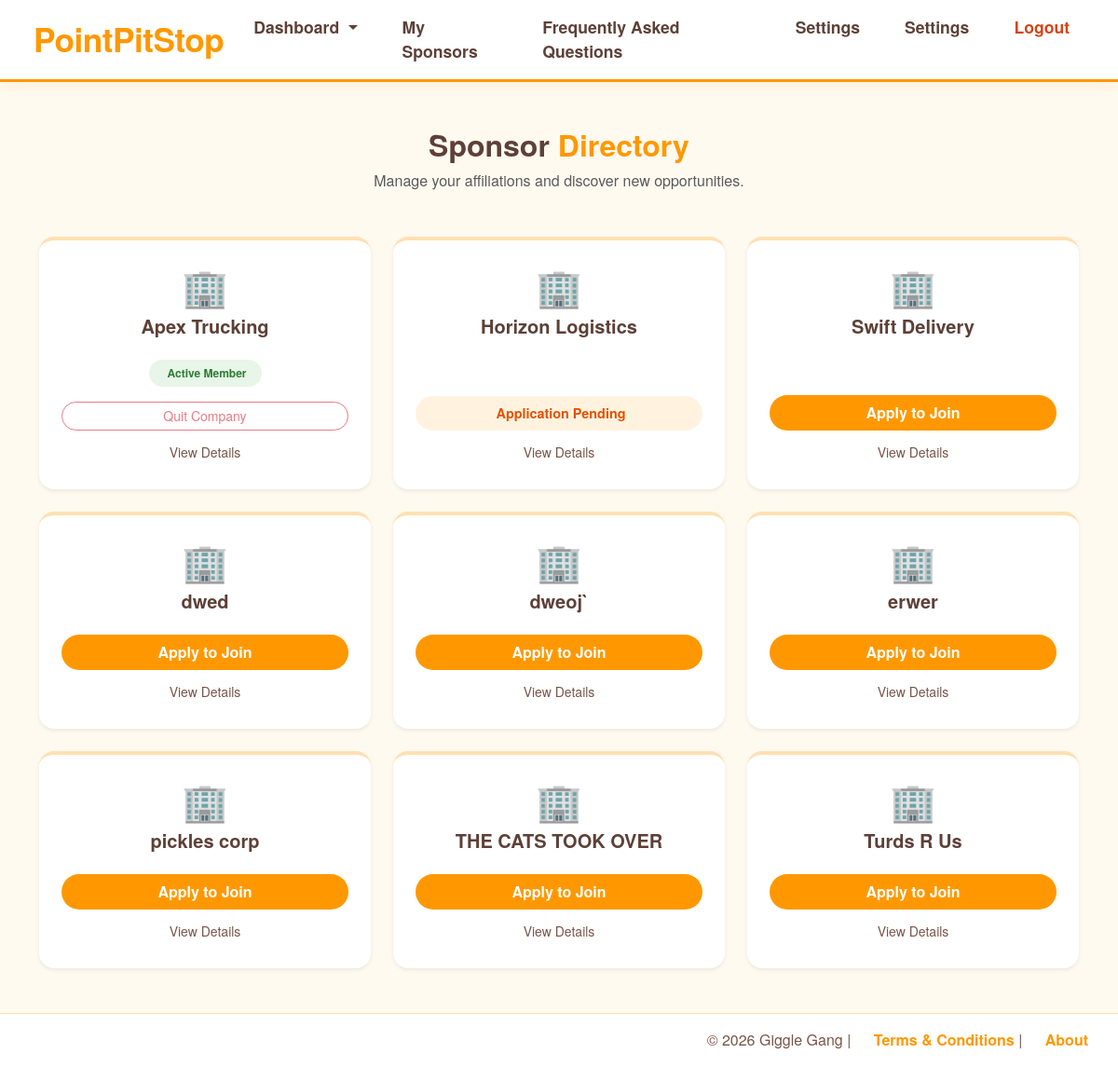
The app's page /driver/my_sponsors/status (signed in) with its own data.
### models.py (models this page shows)
class SponsorCompany(db.Model):
    __tablename__ = "sponsor_companies"
    id = db.Column(db.Integer, primary_key=True)
    name = db.Column(db.String(150),unique=True,nullable=False)
    email = db.Column(db.String(120), unique=True, nullable=True,index=True)
    phone = db.Column(db.String(50), nullable=True)
    logo_filename = db.Column(db.String(255), nullable=True)
    brand_color = db.Column(db.String(255), nullable=True)
    points_conversion = db.Column(db.DECIMAL(10,2),nullable=False,default=.01)
    sponsor_users = db.relationship("SponsorProfile",back_populates="company")
    driver_links = db.relationship("DriverCompanyLink", back_populates="company")
    priceMax = db.Column(db.Integer, nullable=False, default=100)
    explicit = db.Column(db.Boolean, nullable=False, default=True)

### routes/driver.py (the view)
@driver_bp.route("/my_sponsors/status", methods=["GET"])
def mysponsors_status():
    all_companies = SponsorCompany.query.all()
    active_links = {link.company_id: link for link in g.profile.company_links if link.is_active}
    apps = DriverApplications.query.filter_by(user_id=g.profile.user_id).all()
    app_statuses = {app.company_id: app.status for app in apps}
    return render_template(
        "driver/driver_mysponsors_status.html",
        companies=all_companies,
        active_links=active_links,
        app_statuses=app_statuses
    )

### app.py (called while the page is built)
@login_manager.user_loader
def load_user(user_id):
    return db.session.get(Users, int(user_id))

### routes/driver.py (called while the page is built)
@driver_bp.before_request
def restrict_to_driver():
    if not current_user.is_authenticated:
        flash("Please log in to access this page.", "warning")
        return redirect(url_for('auth.handle_login'))
    if current_user.role != "driver" and current_user.role != "admin":
        flash("Access denied: Drivers only.", "danger")
        return redirect(url_for('auth.handle_login'))
    if current_user.role == "admin":
        return None
    if not g.profile:
        flash("Driver profile not found. Please contact an admin.", "danger")
        return redirect(url_for('auth.logout'))

### templates/driver/driver_mysponsors_status.html (shortened to what this page needs)
{% extends "base.html" %}
{% block body %}
<div class="container py-5">
    <div class="text-center mb-5">
        <h2 style="color: #5d4037; font-weight: 700;">Sponsor <span style="color: #ff9800;">Directory</span></h2>
        <p class="text-muted">Manage your affiliations and discover new opportunities.</p>
    </div>
    <div class="row g-4">
        {% for company in companies %}
        <div class="col-md-4">
            <div class="card h-100 shadow-sm border-0 rounded-4 p-4" style="border-top: 4px solid #ffe0b2 !important;">
                <div class="text-center mb-3">
                    {% if company.logo_filename %}
                        <img src="{{ url_for('static', filename='uploads/' + company.logo_filename) }}"
                             class="img-fluid rounded mb-2" style="max-height: 60px;">
                    {% else %}
                        <div class="display-6">🏢</div>
                    {% endif %}
                    <h5 class="mt-2" style="color: #5d4037; font-weight: 700;">{{ company.name }}</h5>
                </div>
                <div class="text-center mt-auto">
                    {% if company.id in active_links %}
                        <div class="mb-3">
                            <span class="badge rounded-pill px-3 py-2" style="background-color: #e8f5e9; color: #2e7d32;">
                                 Active Member
                            </span>
                        </div>
                        <form action="#" method="POST" onsubmit="return confirm('Are you sure you want to leave {{ company.name }}?');">
                            <button type="submit" class="btn btn-outline-danger btn-sm rounded-pill w-100" disabled>
                                Quit Company
                            </button>
                        </form>
                    {% elif app_statuses.get(company.id) == 'pending' %}
                        <div class="py-2 px-3 rounded-pill" style="background-color: #fff3e0; color: #e65100; font-weight: 600; font-size: 0.9rem;">
                             Application Pending
                        </div>
                    {% else %}
                        <form action="{{ url_for('driver.mysponsors_apply', company_id=company.id) }}" method="POST">
                            <button type="submit" class="btn w-100 rounded-pill"
                                    style="background-color: #ff9800; color: white; font-weight: 600;">
                                Apply to Join
                            </button>
                        </form>
                    {% endif %}
                    <a href="{{ url_for('view_company_profile', company_id=company.id) }}"
                       class="btn btn-link btn-sm mt-2 text-decoration-none" style="color: #795548;">
                        View Details
                    </a>
                </div>
            </div>
        </div>
        {% endfor %}
    </div>
</div>
{% endblock %}

### static/css/style.css (style rules this page uses)
body { display: flex; flex-direction: column; font-family: 'Quicksand', 'Helvetica Neue', Helvetica, Arial, sans-serif; margin: 0; min-height: 100vh; background-color: #fffaf0; color: #5d4037; }

### records on screen
SponsorCompany: name "Apex Trucking"
SponsorCompany: name "Horizon Logistics", shows "Application Pending"
SponsorCompany: name "Swift Delivery"
SponsorCompany: name "dwed"
SponsorCompany: name "dweoj`"
SponsorCompany: name "erwer"
SponsorCompany: name "pickles corp"
SponsorCompany: name "THE CATS TOOK OVER"
SponsorCompany: name "Turds R Us"
